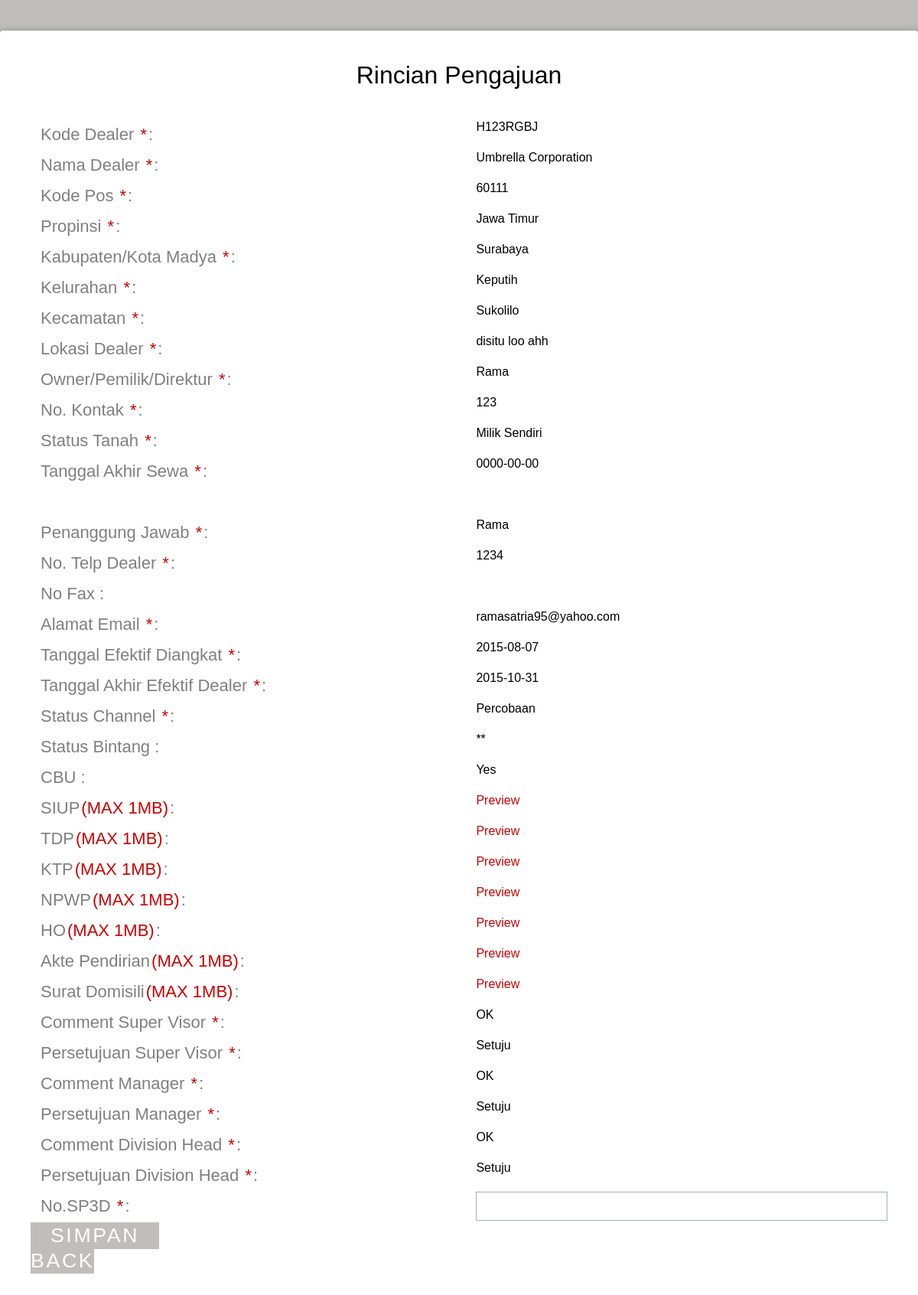
The app's page /admin_legal/rincian_dealer_h1.php?id=13 (signed in) with its own data.
### tables this page shows
CREATE TABLE IF NOT EXISTS `daftar_pengajuan` (
  `id_daftar` int(11) NOT NULL AUTO_INCREMENT,
  `id_admin` int(11) NOT NULL,
  `kode_dealer` varchar(15) NOT NULL,
  `tanggal_pengajuan` date NOT NULL,
  `jenis_pengajuan` varchar(35) NOT NULL,
  `channel` varchar(10) DEFAULT NULL,
  `status_channel` varchar(10) DEFAULT NULL,
  `jam_pengajuan` time NOT NULL,
  `comment_sv` varchar(50) DEFAULT NULL,
  `approval_sv` varchar(30) DEFAULT NULL,
  `nama_sv` varchar(30) NOT NULL,
  `waktu_approval_sv` datetime NOT NULL,
  `comment_manager` varchar(50) DEFAULT NULL,
  `approval_manager` varchar(30) DEFAULT NULL,
  `nama_manager` varchar(30) NOT NULL,
  `waktu_approval_manager` datetime NOT NULL,
  `comment_divhead` varchar(50) DEFAULT NULL,
  `approval_divhead` varchar(30) DEFAULT NULL,
  `nama_divhead` varchar(30) NOT NULL,
  `waktu_approval_divhead` datetime NOT NULL,
  `legalisir_admin` varchar(20) DEFAULT NULL,
  `waktu_legalisir` date NOT NULL,
  `perpanjangan` date DEFAULT NULL,
  PRIMARY KEY (`id_daftar`)
);

CREATE TABLE IF NOT EXISTS `daftar_dealer` (
  `kode_dealer` varchar(15) NOT NULL,
  `nama_dealer` varchar(50) NOT NULL,
  `id_kodepos` int(11) NOT NULL,
  `lokasi` varchar(30) NOT NULL,
  `owner` varchar(30) NOT NULL,
  `kontak` varchar(12) NOT NULL,
  `status_tanah` varchar(30) NOT NULL,
  `akhir_sewa` date DEFAULT NULL,
  `status_dealer` varchar(10) DEFAULT NULL,
  `siop` varchar(50) DEFAULT NULL,
  `tdp` varchar(50) DEFAULT NULL,
  `ktp` varchar(50) DEFAULT NULL,
  `npwp` varchar(50) DEFAULT NULL,
  `ho` varchar(50) DEFAULT NULL,
  `akte` varchar(50) DEFAULT NULL,
  `surat_domisili` varchar(50) DEFAULT NULL,
  `waktucreate` datetime NOT NULL,
  `waktumodify` datetime DEFAULT NULL,
  PRIMARY KEY (`kode_dealer`)
);

CREATE TABLE IF NOT EXISTS `kodepos` (
  `id_kodepos` int(5) NOT NULL AUTO_INCREMENT,
  `kodepos` int(11) DEFAULT NULL,
  `kelurahan` varchar(50) DEFAULT NULL,
  `kecamatan` varchar(50) DEFAULT NULL,
  `jenis` varchar(50) DEFAULT NULL,
  `kabupaten` varchar(50) DEFAULT NULL,
  `propinsi` varchar(50) DEFAULT NULL,
  PRIMARY KEY (`id_kodepos`)
);

CREATE TABLE IF NOT EXISTS `channel_h1` (
  `id_channel` varchar(15) NOT NULL,
  `pj` varchar(20) NOT NULL,
  `no_telp` varchar(12) NOT NULL,
  `no_fax` varchar(12) DEFAULT NULL,
  `email` varchar(50) NOT NULL,
  `tgl_efektif` date NOT NULL,
  `tgl_akhir` date NOT NULL,
  `status_channel` varchar(10) NOT NULL,
  `status_bintang` varchar(5) DEFAULT NULL,
  `cbo` varchar(30) DEFAULT NULL,
  `no_sp3d` varchar(30) DEFAULT NULL,
  `waktucreate` datetime NOT NULL,
  `waktumodify` datetime DEFAULT NULL,
  PRIMARY KEY (`id_channel`)
);

### admin_legal/rincian_dealer_h1.php (the view, shortened to what this page needs)
<?php
$id=$_GET['id'];
if(isset($_SESSION['status'])&&$_SESSION['status']=='admin'){
$sql=mysql_fetch_array(mysql_query("select * from daftar_pengajuan a, daftar_dealer b, kodepos c, channel_h1 d where a.id_daftar = '$id' and a.kode_dealer = b.kode_dealer and b.id_kodepos = c.id_kodepos and b.kode_dealer = d.id_channel"));
?>
<!DOCTYPE html>
<html >
  <head>
    <link href='../css/css.css' rel='stylesheet' type='text/css'>
    <link rel="stylesheet" href="css/normalize.css">
    <link rel="stylesheet" href="css/style.css">
  </head>
  <body>
    <div class="form">
      <div>
        <div id="h1">
          <h1>Rincian Pengajuan</h1>
         <form name="edit" action="submit_h1.php?id=<?php echo $id ?>&kode=<?php echo $sql['kode_dealer'] ?>" method="post" onSubmit="validate()">
          <div class="top-row">
          <div class="field-wrap">
              <label>
              Kode Dealer <span class="req">*</span>:
            </label>
		  </div>
		  <div class="field-wrap"><span><?php echo $sql['kode_dealer'] ?></span>
          </div>
          </div>
          <div class="top-row">
          <div class="field-wrap">
              <label>
              Nama Dealer <span class="req">*</span>:
            </label>
		  </div>
		  <div class="field-wrap"><span><?php echo $sql['nama_dealer'] ?></span>
          </div>
          </div>
          <div class="top-row">
          <div class="field-wrap">
              <label>
              Kode Pos <span class="req">*</span>:
            </label>
		  </div>
		  <div class="field-wrap"><span><?php echo $sql['kodepos'] ?></span>
          </div>
          </div>
          <div class="top-row">
          <div class="field-wrap">
              <label>
              Propinsi <span class="req">*</span>:
            </label>
		  </div>
		  <div class="field-wrap"><span><?php echo $sql['propinsi'] ?></span>
          </div>
          </div>
		  <div class="top-row">
          <div class="field-wrap">
              <label>
              Kabupaten/Kota Madya <span class="req">*</span>:
            </label>
		  </div>
		  <div class="field-wrap"><span><?php echo $sql['kabupaten'] ?></span>
          </div>
          </div>
		  <div class="top-row">
          <div class="field-wrap">
              <label>
              Kelurahan <span class="req">*</span>:
            </label>
		  </div>
		  <div class="field-wrap"><span><?php echo $sql['kelurahan'] ?></span>
          </div>
          </div>
		  <div class="top-row">
          <div class="field-wrap">
              <label>
              Kecamatan <span class="req">*</span>:
            </label>
		  </div>
		  <div class="field-wrap"><span><?php echo $sql['kecamatan'] ?></span>
          </div>
          </div>
		  <div class="top-row">
          <div class="field-wrap">
              <label>
              Lokasi Dealer <span class="req">*</span>:
            </label>
		  </div>
		  <div class="field-wrap"><span><?php echo $sql['lokasi'] ?></span>
          </div>
          </div>
		  <div class="top-row">
          <div class="field-wrap">
              <label>
              Owner/Pemilik/Direktur <span class="req">*</span>:
            </label>
		  </div>
		  <div class="field-wrap"><span><?php echo $sql['owner'] ?></span>
          </div>
          </div>
		  <div class="top-row">
          <div class="field-wrap">
              <label>
              No. Kontak <span class="req">*</span>:
            </label>
		  </div>
		  <div class="field-wrap"><span><?php echo $sql['kontak'] ?></span>
          </div>
          </div>
		  <div class="top-row">
          <div class="field-wrap">
              <label>
              Status Tanah <span class="req">*</span>:
            </label>
		  </div>
		  <div class="field-wrap">
          <span><?php echo $sql['status_tanah'] ?></span>
          </div>
          </div>
		  <div class="top-row" id="tanggalsewa">
            <div class="field-wrap">
              <label>
                Tanggal Akhir Sewa <span class="req">*</span>:
              </label>
            </div>
              <div class="field-wrap">
              <span><?php echo $sql['akhir_sewa'] ?></span>
			  </div>
          </div>
          <div class="top-row">
          </div>
		  <div class="top-row">
          <div class="field-wrap">
              <label>
              Penanggung Jawab <span class="req">*</span>:
            </label>
		  </div>
		  <div class="field-wrap"><span><?php echo $sql['pj'] ?></span>
          </div>
          </div>
		  <div class="top-row">
          <div class="field-wrap">
              <label>
              No. Telp Dealer <span class="req">*</span>:
            </label>
		  </div>
		  <div class="field-wrap"><span><?php echo $sql['no_telp'] ?></span>
          </div>
          </div>
		  <div class="top-row">
          <div class="field-wrap">
              <label>
              No Fax :
            </label>
		  </div>
          </div>
		  <div class="top-row">
          <div class="field-wrap">
              <label>
              Alamat Email <span class="req">*</span>:
            </label>
		  </div>
		  <div class="field-wrap"><span><?php echo $sql['email'] ?></span>
          </div>
          </div>
		  <div class="top-row">
          <div class="field-wrap">
              <label>
              Tanggal Efektif Diangkat <span class="req">*</span>:
            </label>
		  </div>
		  <div class="field-wrap"><span><?php echo $sql['tgl_efektif'] ?></span>
          </div>
          </div>
		  <div class="top-row">
          <div class="field-wrap">
              <label>
              Tanggal Akhir Efektif Dealer <span class="req">*</span>:
            </label>
		  </div>
		  <div class="field-wrap"></span><?php echo $sql['tgl_akhir'] ?></span>
          </div>
          </div>
		  <div class="top-row">
          <div class="field-wrap">
              <label>
              Status Channel <span class="req">*</span>:
            </label>
		  </div>
		  <div class="field-wrap"><span><?php echo $sql['status_channel'] ?></span>
          </div>
          </div>
		  <div class="top-row">
          <div class="field-wrap">
              <label>
              Status Bintang :
            </label>
		  </div>
		  <div class="field-wrap"><span><?php echo $sql['status_bintang'] ?></span>
		  </div>
          </div>
		  <div class="top-row">
          <div class="field-wrap">
              <label>
              CBU :
            </label>
		  </div>
		  <div class="field-wrap"><span><?php echo $sql['cbo'] ?></span>
		  </div>
          </div>
		  <div class="top-row">
          <div class="field-wrap">
              <label>
              SIUP<span class="req">(MAX 1MB)</span>:
            </label>
		  </div>
		  <div class="field-wrap"><a href="<?php echo $sql['siop'] ?>"target="_blank">Preview</a>
          </div>
          </div>
		  <div class="top-row">
          <div class="field-wrap">
              <label>
              TDP<span class="req">(MAX 1MB)</span>:
            </label>
		  </div>
		  <div class="field-wrap"><a href="<?php echo $sql['tdp'] ?>"target="_blank">Preview</a>
          </div>
          </div>
		  <div class="top-row">
          <div class="field-wrap">
              <label>
              KTP<span class="req">(MAX 1MB)</span>:
            </label>
		  </div>
		  <div class="field-wrap"><a href="<?php echo $sql['ktp'] ?>"target="_blank">Preview</a>
          </div>
          </div>
		  <div class="top-row">
          <div class="field-wrap">
              <label>
              NPWP<span class="req">(MAX 1MB)</span>:
            </label>
		  </div>
		  <div class="field-wrap"><a href = "<?php echo $sql['npwp'] ?>"target="_blank">Preview</a>
          </div>
          </div>
		  <div class="top-row">
          <div class="field-wrap">
              <label>
              HO<span class="req">(MAX 1MB)</span>:
            </label>
		  </div>
		  <div class="field-wrap"><a href= "<?php echo $sql['ho'] ?>"target="_blank">Preview</a>
          </div>
          </div>
		  <div class="top-row">
          <div class="field-wrap">
            <label>
              Akte Pendirian<span class="req">(MAX 1MB)</span>:
            </label>
		  </div>
		  <div class="field-wrap"><a href = "<?php echo $sql['akte'] ?>"target="_blank">Preview</a>
          </div>
          </div>
		  <div class="top-row">
          <div class="field-wrap">
              <label>
              Surat Domisili<span class="req">(MAX 1MB)</span>:
            </label>
		  </div>
		  <div class="field-wrap"><a href = "<?php echo $sql['surat_domisili'] ?>"target="_blank">Preview</a>
          </div>
          </div>
		   <div class="top-row">
          <div class="field-wrap">
              <label>
              Comment Super Visor <span class="req">*</span>:
            </label>
		  </div>
		  <div class="field-wrap"><span><?php echo $sql['comment_sv'] ?></span>
          </div>
          </div>
		      <div class="top-row">
          <div class="field-wrap">
              <label>
              Persetujuan Super Visor <span class="req">*</span>:
            </label>
		  </div>
		  <div class="field-wrap"><span><?php echo $sql['approval_sv'] ?></span>
          </div>
          </div>
		   <div class="top-row">
          <div class="field-wrap">
              <label>
              Comment Manager <span class="req">*</span>:
            </label>
		  </div>
		  <div class="field-wrap"><span><?php echo $sql['comment_manager'] ?></span>
          </div>
          </div>
		      <div class="top-row">
          <div class="field-wrap">
              <label>
              Persetujuan Manager <span class="req">*</span>:
            </label>
		  </div>
		  <div class="field-wrap"><span><?php echo $sql['approval_manager'] ?></span>
          </div>
          </div>
		   <div class="top-row">
          <div class="field-wrap">
              <label>
              Comment Division Head <span class="req">*</span>:
            </label>
		  </div>
		  <div class="field-wrap"><span><?php echo $sql['comment_divhead'] ?></span>
          </div>
          </div>
		      <div class="top-row">
          <div class="field-wrap">
              <label>
              Persetujuan Division Head <span class="req">*</span>:
            </label>
		  </div>
		  <div class="field-wrap"><span><?php echo $sql['approval_divhead'] ?></span>
          </div>
          </div>
		 <div class="top-row">
          <div class="field-wrap">
              <label>
              No.SP3D <span class="req">*</span>:
            </label>
		  </div>
		  <div class="field-wrap"><input name="no_sp3d" type="text" required />
          </div>
          </div>
		            <button type="submit" class="button button-block"/>Simpan</button>
					<a class="button"href="index.php"/>Back</a>
		  </form>
        </div>
      </div>
</div>
  </body>
</html>
<?php
}else{
?>
<script>document.location.href="../"</script>
<?php
}
?>

### admin_legal/css/style.css (style rules this page uses)
*, *:before, *:after { box-sizing: border-box; }
html { overflow-y: scroll; }
body { background: #c1bdba; font-family: 'Titillium Web', sans-serif; }
a { text-decoration: none; color: #cc0000; -webkit-transition: .5s ease; transition: .5s ease; }
.form { background: #ffffff; padding: 40px; max-width: 1200px; margin: 40px auto; border-radius: 4px; box-shadow: 0 4px 10px 4px rgba(19, 35, 47, 0.3); }
h1 { text-align: center; color: #000000; font-weight: 300; margin: 0 0 40px; }
label { position: absolute; -webkit-transform: translateY(6px); -ms-transform: translateY(6px); transform: translateY(6px); left: 13px; color: rgba(0, 0, 0, 0.5); -webkit-transition: all 0.25s ease; transition: all 0.25s ease; -webkit-backface-visibility: hidden; pointer-events: none; font-size: 22px; }
label .req { margin: 2px; color: #cc0000; }
input, textarea { font-size: 22px; display: block; width: 100%; height: 100%; padding: 5px 10px; background: none; background-image: none; border: 1px solid #a0b3b0; color: #000000; border-radius: 0; -webkit-transition: border-color .25s ease, box-shadow .25s ease; transition: border-color .25s ease, box-shadow .25s ease; }
.field-wrap { position: relative; margin-bottom: 40px; }
.top-row:after { content: ""; display: table; clear: both; }
.top-row > div { float: left; width: 48%; margin-right: 4%; }
.top-row > div:last-child { margin: 0; }
.button { border: 0; outline: none; border-radius: 0; padding: 2px 0; font-size: 20pt; font-weight: 6; text-transform: uppercase; letter-spacing: .1em; background: #c1bdba; color: #ffffff; -webkit-transition: all 0.5s ease; transition: all 0.5s ease; -webkit-appearance: none; }
.button-block { display: block; width: 15%; }

### records on screen
daftar_pengajuan: kode_dealer.kode_dealer "H123RGBJ", kode_dealer.nama_dealer "Umbrella Corporation", kodepos.kodepos "60111", kodepos.propinsi "Jawa Timur", kodepos.kabupaten "Surabaya", kodepos.kelurahan "Keputih", kodepos.kecamatan "Sukolilo", kode_dealer.lokasi "disitu loo ahh", kode_dealer.owner "Rama", kode_dealer.kontak "123", kode_dealer.status_tanah "Milik Sendiri", kode_dealer.akhir_sewa "0000-00-00", channel_h1.pj "Rama", channel_h1.no_telp "1234", channel_h1.email "ramasatria95@yahoo.com", channel_h1.tgl_efektif "2015-08-07", channel_h1.tgl_akhir "2015-10-31", channel_h1.status_channel "Percobaan", channel_h1.status_bintang "**", channel_h1.cbo "Yes", comment_sv "OK", approval_sv "Setuju", comment_manager "OK", approval_manager "Setuju", comment_divhead "OK", approval_divhead "Setuju"
